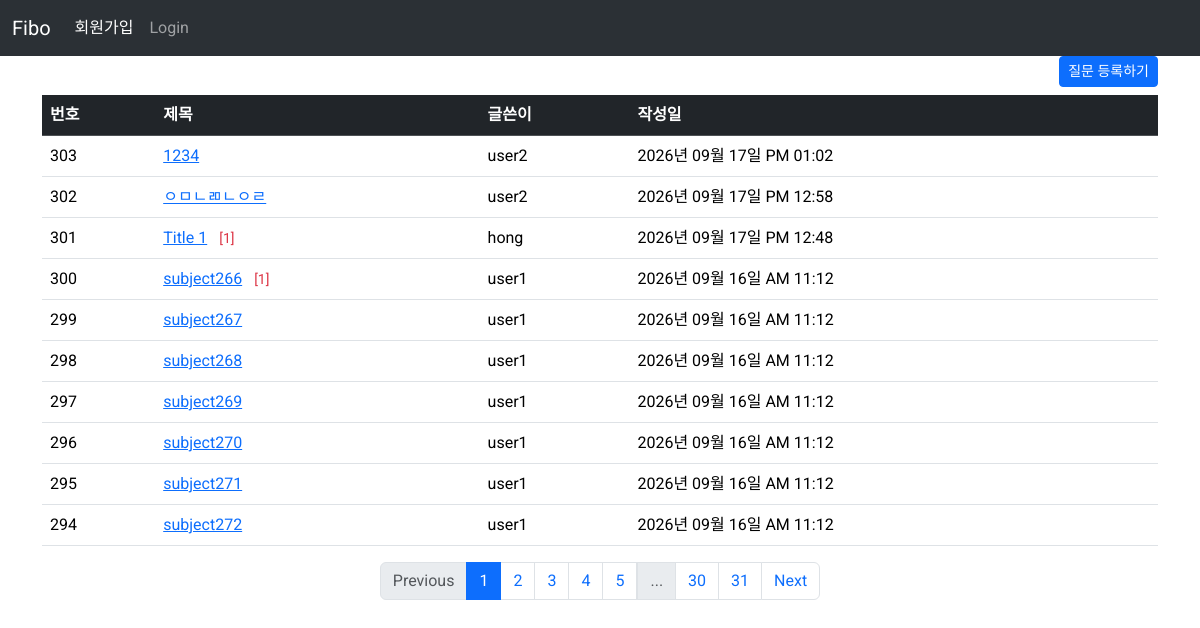
The page /question/list on the database its author committed.
### pybo/models.py (models this page shows)
class Question(db.Model):
    id = db.Column(db.Integer, primary_key=True)
    subject = db.Column(db.String(200), nullable=False)
    content = db.Column(db.Text, nullable=False)
    create_date = db.Column(db.DateTime,nullable=False)
    user_id = db.Column(db.Integer, db.ForeignKey('user.id',ondelete="CASCADE"), nullable=False)
    user = db.relationship('User', backref=db.backref('question_set'))

class User(db.Model):
    id = db.Column(db.Integer, primary_key=True)
    username = db.Column(db.String(150), unique=True, nullable=False)
    password = db.Column(db.String(200), nullable=False)
    email = db.Column(db.String(120), unique=True, nullable=False)

### pybo/views/question_views.py (the view)
@bp.route('/list')
def _list():
    question_list = Question.query.order_by(Question.create_date.desc())
    page = request.args.get('page', default=1, type=int)
    question_list = question_list.paginate(page=page, per_page=10)
    return render_template('question/question_list.html', question_list=question_list)

### pybo/filter.py (called while the page is built)
def format_datetime(value,fmt="%Y년 %m월 %d일 %p %I:%M"):
    return value.strftime(fmt)

### pybo/views/auth_views.py (called while the page is built)
@bp.before_app_request
def load_logged_in_user():
    user_id = session.get('user_id')
    if user_id is None:
        g.user = None
    else:
        g.user = User.query.get(user_id)

### pybo/templates/question/question_list.html
{% extends "base.html" %}
{% block content %}
<div class="container mv-3">
    <div class="text-end">
       <a href="{{ url_for('question.create') }}" class="btn btn-primary btn-sm mb-2">질문 등록하기</a>
    </div>
    <table class="table table-hover">
      <thead>
        <tr class="table-dark">
          <th scope="col">번호</th>
          <th scope="col">제목</th>
          <th scope="col">글쓴이</th>
          <th scope="col">작성일</th>
        </tr>
      </thead>
      <tbody>
        {% if question_list %}
          {% for question in question_list.items %}
          <tr>
            <td>{{ question_list.total - ((question_list.page-1)*question_list.per_page) -loop.index0 }}</td>
            <td><a href="{{ url_for('question.detail', question_id=question.id) }}">{{ question.subject }}</a>
                {% if question.answer_set| length > 0 %}
                    <span class="text-danger small mx-2">[{{question.answer_set|length}}]</span> </span>
                {% endif %}
            </td>
            <td>{{ question.user.username}}</td>
            <td>{{ question.create_date |datetime}}</td>
          </tr>
          {% endfor %}
        {% else %}
        <tr>
            <td colspan="3">질문이 없습니다.</td>
        </tr>
        {% endif %}
      </tbody>
    </table>
    <ul class="pagination justify-content-center">
        {% if question_list.has_prev %}
          <li class="page-item"><a class="page-link" href="?page={{question_list.prev_num}}">Previous</a></li>
        {% else %}
          <li class="page-item disabled"><a class="page-link" href="javascript:void(0)">Previous</a></li>
        {% endif %}
        {% for page_num in question_list.iter_pages() %}
        {% if page_num %}
        {% if page_num != question_list.page %}
        <li class="page-item">
            <a class="page-link" href="?page={{ page_num }}">{{ page_num }}</a>
        </li>
        {% else %}
        <li class="page-item active" aria-current="page">
            <a class="page-link" href="javascript:void(0)">{{ page_num }}</a>
        </li>
        {% endif %}
        {% else %}
        <li class="disabled">
            <a class="page-link" href="javascript:void(0)">...</a>
        </li>
        {% endif %}
        {% endfor %}
        {% if question_list.has_next %}
          <li class="page-item"><a class="page-link" href="?page={{question_list.next_num}}">Next</a></li>
        {% else %}
          <li class="page-item disabled"><a class="page-link" href="javascript:void(0)">Next</a></li>
        {% endif %}
    </ul>
</div>
{% endblock %}

### pybo/templates/base.html (shortened to what this page needs)
<!DOCTYPE html>
<html lang="ko">
<head>
    <link rel="stylesheet" href="https://cdn.jsdelivr.net/npm/bootstrap@5.3.8/dist/css/bootstrap.min.css">
    <link rel="stylesheet" href="{{ url_for('static', filename='style.css') }}">
</head>
<body>
    {% include 'navbar.html' %}
    {% block content %}
    {% endblock %}
</body>
</html>

### pybo/templates/navbar.html (shortened to what this page needs)
<nav class="navbar navbar-expand-sm bg-body-tertiary" data-bs-theme="dark">
  <div class="container-fluid">
    <a class="navbar-brand" href="{{ url_for('main.index') }}">Fibo</a>
    <div class="collapse navbar-collapse" id="navbarNav">
      {% if g.user %}
        <ul class="navbar-nav">
          <li class="nav-item">
            <a class="nav-link" href="{{ url_for('auth.logout') }}">Logout</a>
          </li>
        </ul>
      {% else %}
        <ul class="navbar-nav">
          <li class="nav-item">
            <a class="nav-link active" aria-current="page" href="{{url_for('auth.signup')}}">회원가입</a>
          </li>
          <li class="nav-item">
            <a class="nav-link" href="{{ url_for('auth.login') }}">Login</a>
          </li>
        </ul>
      {% endif %}
    </div>
  </div>
</nav>

### pybo/static/style.css (style rules this page uses)
body { font-family: "Roboto", sans-serif; font-weight: 400; }

### rows shown on the page
Question: id "303", subject "1234", user.username "user2", create_date "2026년 09월 17일 PM 01:02"
Question: id "302", subject "ㅇㅁㄴㄻㄴㅇㄹ", user.username "user2", create_date "2026년 09월 17일 PM 12:58"
Question: id "301", subject "Title 1", answer_set|length "1", user.username "hong", create_date "2026년 09월 17일 PM 12:48"
Question: total "300", subject "subject266", answer_set|length "1", user.username "user1", create_date "2026년 09월 16일 AM 11:12"
Question: total "299", subject "subject267", user.username "user1", create_date "2026년 09월 16일 AM 11:12"
Question: total "298", subject "subject268", user.username "user1", create_date "2026년 09월 16일 AM 11:12"
Question: total "297", subject "subject269", user.username "user1", create_date "2026년 09월 16일 AM 11:12"
Question: total "296", subject "subject270", user.username "user1", create_date "2026년 09월 16일 AM 11:12"
Question: total "295", subject "subject271", user.username "user1", create_date "2026년 09월 16일 AM 11:12"
Question: total "294", subject "subject272", user.username "user1", create_date "2026년 09월 16일 AM 11:12"

### other values the page prints
{{ page_num }} "1"
{{ page_num }} "2" "3" "4" "5" "30" "31"
